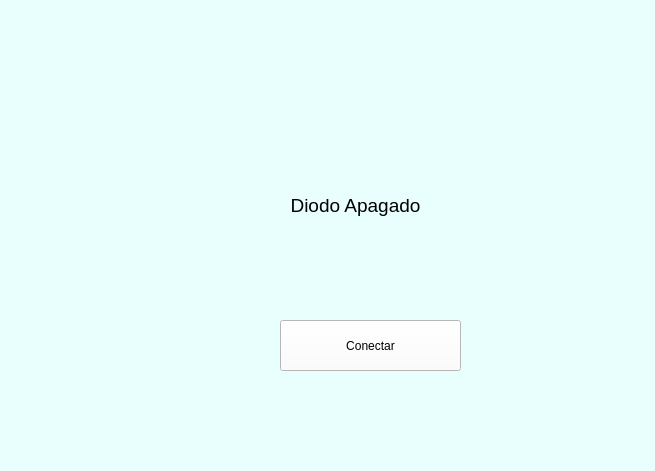
<?xml version="1.0" encoding="UTF-8"?>
<ui version="4.0">
 <class>MainWindow</class>
 <widget class="QMainWindow" name="MainWindow">
  <property name="geometry">
   <rect>
    <x>0</x>
    <y>0</y>
    <width>655</width>
    <height>471</height>
   </rect>
  </property>
  <property name="windowTitle">
   <string>MainWindow</string>
  </property>
  <property name="styleSheet">
   <string notr="true">background-color: rgb(233, 255, 253);</string>
  </property>
  <widget class="QWidget" name="centralwidget">
   <widget class="QLabel" name="label">
    <property name="geometry">
     <rect>
      <x>20</x>
      <y>10</y>
      <width>161</width>
      <height>121</height>
     </rect>
    </property>
    <property name="text">
     <string/>
    </property>
    <property name="pixmap">
     <pixmap resource="../recursos.qrc">:/Logos/Imagenes/fians.png</pixmap>
    </property>
    <property name="scaledContents">
     <bool>true</bool>
    </property>
   </widget>
   <widget class="QLabel" name="label_2">
    <property name="geometry">
     <rect>
      <x>490</x>
      <y>30</y>
      <width>141</width>
      <height>101</height>
     </rect>
    </property>
    <property name="text">
     <string/>
    </property>
    <property name="pixmap">
     <pixmap resource="../recursos.qrc">:/Logos/Imagenes/uat-solo-chico.png</pixmap>
    </property>
    <property name="scaledContents">
     <bool>true</bool>
    </property>
   </widget>
   <widget class="QLabel" name="label_3">
    <property name="geometry">
     <rect>
      <x>510</x>
      <y>300</y>
      <width>131</width>
      <height>111</height>
     </rect>
    </property>
    <property name="text">
     <string/>
    </property>
    <property name="pixmap">
     <pixmap resource="../recursos.qrc">:/Variadas/Imagenes/LogoEquipo.jpeg</pixmap>
    </property>
    <property name="scaledContents">
     <bool>true</bool>
    </property>
   </widget>
   <widget class="QLabel" name="label_4">
    <property name="geometry">
     <rect>
      <x>220</x>
      <y>160</y>
      <width>271</width>
      <height>91</height>
     </rect>
    </property>
    <property name="font">
     <font>
      <pointsize>14</pointsize>
     </font>
    </property>
    <property name="text">
     <string>Diodo Apagado</string>
    </property>
    <property name="alignment">
     <set>Qt::AlignCenter</set>
    </property>
   </widget>
   <widget class="QPushButton" name="btn_conectar">
    <property name="geometry">
     <rect>
      <x>280</x>
      <y>320</y>
      <width>181</width>
      <height>51</height>
     </rect>
    </property>
    <property name="styleSheet">
     <string notr="true">background-color: rgb(255, 255, 255);</string>
    </property>
    <property name="text">
     <string>Conectar</string>
    </property>
   </widget>
  </widget>
  <widget class="QMenuBar" name="menubar">
   <property name="geometry">
    <rect>
     <x>0</x>
     <y>0</y>
     <width>655</width>
     <height>18</height>
    </rect>
   </property>
  </widget>
  <widget class="QStatusBar" name="statusbar"/>
 </widget>
 <resources>
  <include location="../recursos.qrc"/>
 </resources>
 <connections/>
</ui>
